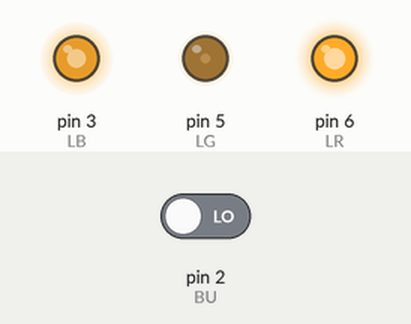
This sketch was run on a simulated Arduino Uno, built with avr-gcc and run on an emulated ATmega328P. Parts: output pins drawn as LEDs (lit = HIGH). Inputs (shaded band) come from the test bench; at power-on: pin 2 (BU) LOW.

Above: at 3.8 s.
3.9 s: pin 2 (BU) driven HIGH
At 4.8 s:
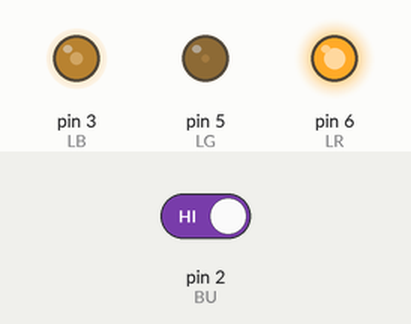
8.1 s: pin 2 (BU) driven LOW
At 8.1 s:
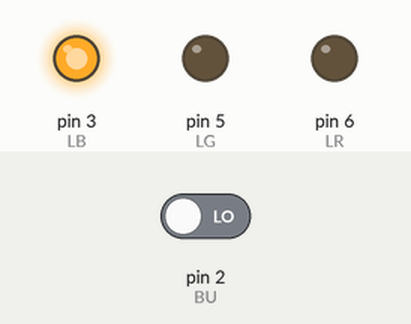
9.6 s: pin 2 (BU) driven HIGH
At 10.8 s:
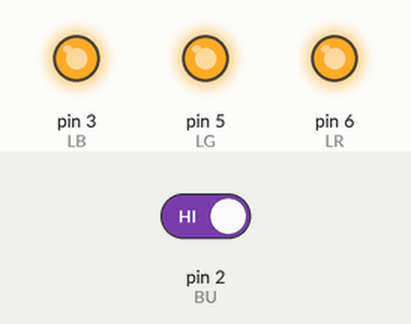
Timing chart, 0 to 18.5 s (numbered marks = the images above; inputs shaded):
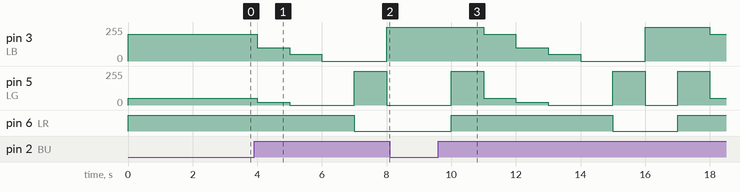

Measured:
- after the input at 3.9 s, pin 3 (LB): 200/255 → 100/255 after 0.10 s, → 50/255 1.0 s later, → 0/255 1.0 s later, → 255/255 2.0 s later; pin 5 (LG): 50/255 → 20/255 after 0.10 s, → 0/255 1.0 s later, → 255/255 2.0 s later, → 0/255 1.0 s later; pin 6 (LR): HIGH → LOW after 3.1 s
- after the input at 8.1 s, pin 5 (LG): stays 0/255 (without the input it goes to 255/255 after 0.90 s); pin 6 (LR): stays LOW (without the input it goes to HIGH after 0.90 s)
- after the input at 9.6 s, pin 3 (LB): 255/255 → 200/255 after 1.4 s, → 100/255 1.0 s later, → 50/255 1.0 s later, → 0/255 1.0 s later, … (6 changes in this stretch); pin 5 (LG): 0/255 → 255/255 after 0.40 s, → 50/255 1.0 s later, → 20/255 1.0 s later, → 0/255 1.0 s later, … (8 changes in this stretch)

The sketch:

Colores_LED.ino
```cpp
#define LR 6
#define LG 5
#define LB 3
#define BU 2

void turn_on(double r, double g, double b, double brightness){
  r=r*brightness;
  g=g*brightness;
  b=b*brightness;
  analogWrite(LR, r);
  analogWrite(LG, g);
  analogWrite(LB, b);
  delay(1000);
}
int state=0;
void setup() {
  pinMode(LR, OUTPUT);
  pinMode(LG, OUTPUT);
  pinMode(LB, OUTPUT);
  pinMode(BU, INPUT);
}
void loop() {
  switch(state){
    case 0: turn_on(255,50,200,1); break;
    case 1: turn_on(255,20,100,1); break;
    case 2: turn_on(255,0,50,1); break;
    case 3: turn_on(255,0,0,1); break;
    case 4: turn_on(0,255,0,1); break;
    case 5: turn_on(0,0,255,1); break;
    case 6: turn_on(255,255,255,1); break;
  }
  if(digitalRead(BU)){
    state++;
    state=state%7;
  }
}
```
